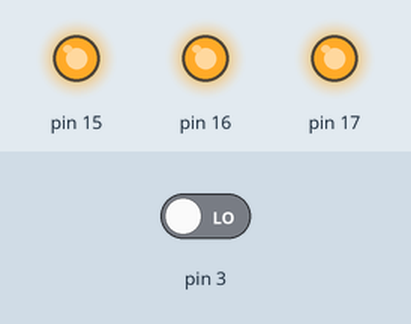
A sketch run on a simulated Arduino Uno, built with avr-gcc and run on an emulated ATmega328P. Parts: output pins drawn as LEDs (lit = HIGH). Inputs (shaded band) come from the test bench; at power-on: pin 3 LOW.

Above: at 0.2 s.
At 0.7 s:
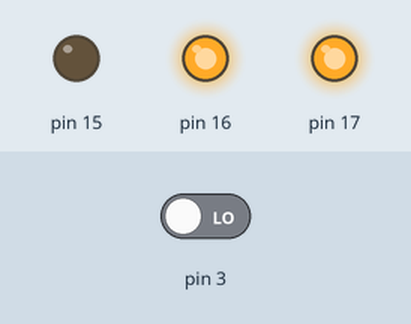
At 1.7 s:
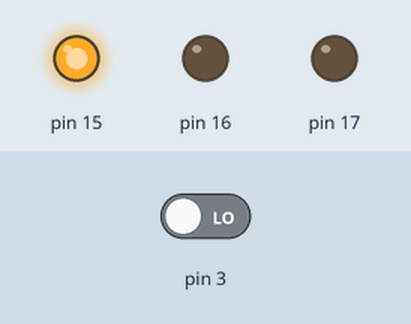
At 2.2 s:
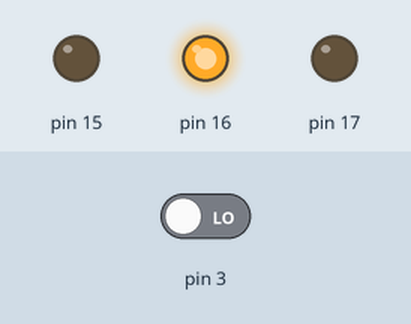
At 2.7 s:
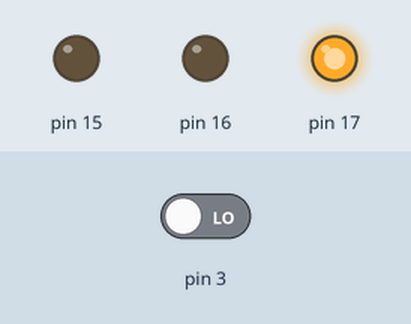
Timing chart, 0 to 3.5 s (numbered marks = the images above):
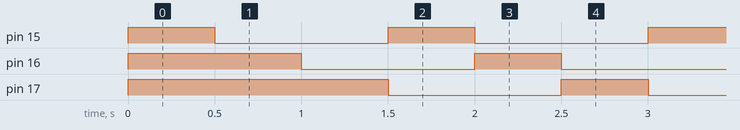

The sketch:

sketch_feb26a.ino
```cpp
#include <avr/io.h>
#include <avr/interrupt.h>

ISR(INT1_vect)
{
  for (int i=0; i<5; i++)
  {
   PORTC = PORTC | (1<<PC1);
   PORTC = PORTC | (1<<PC2);
   PORTC = PORTC | (1<<PC3);
   _delay_ms(500);
   PORTC = PORTC & (~(1<<PC1));
   PORTC = PORTC & (~(1<<PC2));
   PORTC = PORTC & (~(1<<PC3));
   _delay_ms(500);
  }
}
void INT1_Init(void)
{
  SREG &=~(1<<7);
  DDRD &=(~(1<<PD3));
  EIMSK |=(1<<INT1);
  EICRA |=(1<<ISC10) | (1<<ISC11);
  SREG |=(1<<7);
}
void setup() {
  // put your setup code here, to run once:
  INT1_Init();
    DDRC=DDRC | (1<<PC1);
    DDRC=DDRC | (1<<PC2);
    DDRC=DDRC | (1<<PC3);
    PORTC = PORTC | (1<<PC1);
    PORTC = PORTC | (1<<PC2);
    PORTC = PORTC | (1<<PC3);

}

void loop() {
    PORTC = PORTC | (1<<PC1);
     _delay_ms(500);
    PORTC = PORTC & (~(1<<PC1));
    PORTC = PORTC | (1<<PC2);
     _delay_ms(500);
     PORTC = PORTC & (~(1<<PC2));
    PORTC = PORTC | (1<<PC3);
     _delay_ms(500);
     PORTC = PORTC & (~(1<<PC3));
  // put your main code here, to run repeatedly:

}
```

Measured:
- by itself, pin 15–17: alternates HIGH for 0.50 s and LOW for 1.0 s
